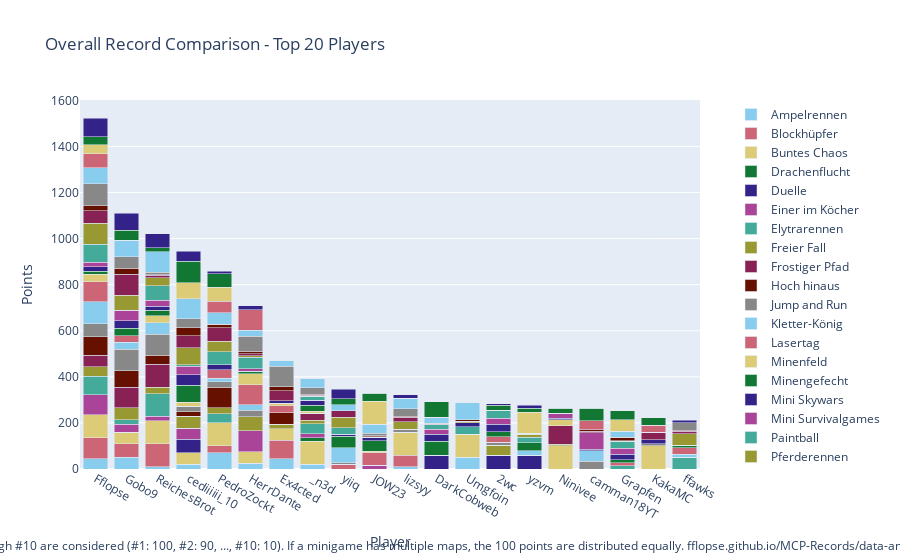

Notebook code cell kept with this figure:
### Code cell
import plotly.graph_objects as go

# Sum all columns to get the total score
outDf['Total'] = outDf.sum(axis=1)

# Sort by total score and fill N/A values with 0
outDf = outDf.sort_values(by='Total', ascending=False).fillna(0)

# Crop to top 10 players
cropDf = outDf.head(20).copy()

# Drop the 'Total' column for plotting
cropDf = cropDf.drop(columns=['Total'])

# Create a color palette
color_palette = px.colors.qualitative.Safe

# Create the stacked bar plot
fig = go.Figure()

for column in cropDf.columns.difference(['Player']):
    fig.add_trace(go.Bar(
        x=cropDf.index,
        y=cropDf[column],
        name=column,
        marker_color=color_palette[len(fig.data) % len(color_palette)]
    ))

# Update layout
fig.update_layout(
    barmode='stack',
    title='Overall Record Comparison - Top 20 Players',
    xaxis=dict(title='Player'),
    yaxis=dict(title='Points'),
    #height=800,
    #width=1000,
    legend=dict(
        x=1.05,
        y=0.5,
        traceorder='normal',
        font=dict(size=12),
        bgcolor='rgba(255, 255, 255, 0)',
        bordercolor='rgba(0, 0, 0, 0)'
    ),
    margin=dict(r=200),  # Adjust right margin to make room for the legend
    annotations=[
        dict(
            x=0.5,
            y=-0.235,
            xref='paper',
            yref='paper',
            text='Max 100 points per minigame. Records #1 through #10 are considered (#1: 100, #2: 90, ..., #10: 10). If a minigame has multiple maps, the 100 points are distributed equally. fflopse.github.io/MCP-Records/data-analysis/global-ranking.ipynb',
            showarrow=False,
            font=dict(size=12),
            xanchor='center'
        )
    ]
)

fig.show()

# save the plot as an html file

fig.write_html('out/overall_record_comparison.html')

### Figure 1 — Plotly figure (JSON) as saved in the notebook; plotly's stock layout.template omitted (floating-point values rounded to 4 significant figures)
{"data": [{"marker": {"color": "rgb(136, 204, 238)"}, "name": "Ampelrennen", "type": "bar", "x": ["Fflopse", "Gobo9", "ReichesBrot", "cediiiiii_10", "PedroZockt", "HerrDante", "Ex4cted", "_n3d", "yiiq", "JOW23", "lizsyy", "DarkCobweb", "Umgfoin", "2wc", "yzvm", "Ninivee", "camman18YT", "Grapfen", "KakaMC", "ffawks"], "y": [45, 50, 10, 20, 70, 25, 45, 20, 0, 0, 10, 0, 50, 0, 0, 0, 0, 0, 0, 0]}, {"marker": {"color": "rgb(204, 102, 119)"}, "name": "Blockhüpfer", "type": "bar", "x": ["Fflopse", "Gobo9", "ReichesBrot", "cediiiiii_10", "PedroZockt", "HerrDante", "Ex4cted", "_n3d", "yiiq", "JOW23", "lizsyy", "DarkCobweb", "Umgfoin", "2wc", "yzvm", "Ninivee", "camman18YT", "Grapfen", "KakaMC", "ffawks"], "y": [90, 60, 100, 0, 30, 0, 80, 0, 20, 0, 50, 0, 0, 0, 0, 0, 0, 0, 0, 0]}, {"marker": {"color": "rgb(221, 204, 119)"}, "name": "Buntes Chaos", "type": "bar", "x": ["Fflopse", "Gobo9", "ReichesBrot", "cediiiiii_10", "PedroZockt", "HerrDante", "Ex4cted", "_n3d", "yiiq", "JOW23", "lizsyy", "DarkCobweb", "Umgfoin", "2wc", "yzvm", "Ninivee", "camman18YT", "Grapfen", "KakaMC", "ffawks"], "y": [100, 50, 100, 50, 100, 50, 50, 100, 0, 0, 100, 0, 100, 0, 0, 100, 0, 0, 100, 0]}, {"marker": {"color": "rgb(17, 119, 51)"}, "name": "Drachenflucht", "type": "bar", "x": ["Fflopse", "Gobo9", "ReichesBrot", "cediiiiii_10", "PedroZockt", "HerrDante", "Ex4cted", "_n3d", "yiiq", "JOW23", "lizsyy", "DarkCobweb", "Umgfoin", "2wc", "yzvm", "Ninivee", "camman18YT", "Grapfen", "KakaMC", "ffawks"], "y": [0, 0, 0, 0, 0, 0, 0, 16, 0, 0, 0, 0, 0, 0, 0, 0, 0, 0, 0, 0]}, {"marker": {"color": "rgb(51, 34, 136)"}, "name": "Duelle", "type": "bar", "x": ["Fflopse", "Gobo9", "ReichesBrot", "cediiiiii_10", "PedroZockt", "HerrDante", "Ex4cted", "_n3d", "yiiq", "JOW23", "lizsyy", "DarkCobweb", "Umgfoin", "2wc", "yzvm", "Ninivee", "camman18YT", "Grapfen", "KakaMC", "ffawks"], "y": [0, 0, 0, 60, 0, 0, 0, 0, 0, 0, 0, 60, 0, 60, 60, 0, 0, 0, 0, 0]}, {"marker": {"color": "rgb(170, 68, 153)"}, "name": "Einer im Köcher", "type": "bar", "x": ["Fflopse", "Gobo9", "ReichesBrot", "cediiiiii_10", "PedroZockt", "HerrDante", "Ex4cted", "_n3d", "yiiq", "JOW23", "lizsyy", "DarkCobweb", "Umgfoin", "2wc", "yzvm", "Ninivee", "camman18YT", "Grapfen", "KakaMC", "ffawks"], "y": [86.67, 33.33, 20, 46.67, 0, 90, 0, 16.67, 0, 16.67, 0, 0, 0, 0, 0, 0, 0, 0, 0, 0]}, {"marker": {"color": "rgb(68, 170, 153)"}, "name": "Elytrarennen", "type": "bar", "x": ["Fflopse", "Gobo9", "ReichesBrot", "cediiiiii_10", "PedroZockt", "HerrDante", "Ex4cted", "_n3d", "yiiq", "JOW23", "lizsyy", "DarkCobweb", "Umgfoin", "2wc", "yzvm", "Ninivee", "camman18YT", "Grapfen", "KakaMC", "ffawks"], "y": [80, 20, 96.67, 0, 40, 0, 0, 43.33, 0, 0, 0, 0, 33.33, 0, 0, 0, 0, 13.33, 0, 50]}, {"marker": {"color": "rgb(153, 153, 51)"}, "name": "Freier Fall", "type": "bar", "x": ["Fflopse", "Gobo9", "ReichesBrot", "cediiiiii_10", "PedroZockt", "HerrDante", "Ex4cted", "_n3d", "yiiq", "JOW23", "lizsyy", "DarkCobweb", "Umgfoin", "2wc", "yzvm", "Ninivee", "camman18YT", "Grapfen", "KakaMC", "ffawks"], "y": [42.5, 52.5, 27.5, 52.5, 25, 62.5, 20, 15, 0, 0, 0, 0, 0, 42.5, 0, 7.5, 0, 0, 0, 0]}, {"marker": {"color": "rgb(136, 34, 85)"}, "name": "Frostiger Pfad", "type": "bar", "x": ["Fflopse", "Gobo9", "ReichesBrot", "cediiiiii_10", "PedroZockt", "HerrDante", "Ex4cted", "_n3d", "yiiq", "JOW23", "lizsyy", "DarkCobweb", "Umgfoin", "2wc", "yzvm", "Ninivee", "camman18YT", "Grapfen", "KakaMC", "ffawks"], "y": [50, 90, 100, 0, 0, 0, 0, 30, 0, 0, 0, 0, 0, 0, 0, 80, 0, 0, 0, 0]}, {"marker": {"color": "rgb(102, 17, 0)"}, "name": "Hoch hinaus", "type": "bar", "x": ["Fflopse", "Gobo9", "ReichesBrot", "cediiiiii_10", "PedroZockt", "HerrDante", "Ex4cted", "_n3d", "yiiq", "JOW23", "lizsyy", "DarkCobweb", "Umgfoin", "2wc", "yzvm", "Ninivee", "camman18YT", "Grapfen", "KakaMC", "ffawks"], "y": [80, 70, 40, 20, 90, 0, 50, 0, 0, 0, 0, 0, 0, 0, 0, 0, 0, 0, 0, 0]}, {"marker": {"color": "rgb(136, 136, 136)"}, "name": "Jump and Run", "type": "bar", "x": ["Fflopse", "Gobo9", "ReichesBrot", "cediiiiii_10", "PedroZockt", "HerrDante", "Ex4cted", "_n3d", "yiiq", "JOW23", "lizsyy", "DarkCobweb", "Umgfoin", "2wc", "yzvm", "Ninivee", "camman18YT", "Grapfen", "KakaMC", "ffawks"], "y": [56.67, 93.33, 90, 23.33, 23.33, 26.67, 0, 0, 6.667, 0, 13.33, 0, 0, 13.33, 0, 0, 33.33, 0, 10, 0]}, {"marker": {"color": "rgb(136, 204, 238)"}, "name": "Kletter-König", "type": "bar", "x": ["Fflopse", "Gobo9", "ReichesBrot", "cediiiiii_10", "PedroZockt", "HerrDante", "Ex4cted", "_n3d", "yiiq", "JOW23", "lizsyy", "DarkCobweb", "Umgfoin", "2wc", "yzvm", "Ninivee", "camman18YT", "Grapfen", "KakaMC", "ffawks"], "y": [95, 30, 50, 0, 15, 25, 0, 0, 65, 0, 0, 0, 0, 0, 20, 0, 45, 0, 0, 15]}, {"marker": {"color": "rgb(204, 102, 119)"}, "name": "Lasertag", "type": "bar", "x": ["Fflopse", "Gobo9", "ReichesBrot", "cediiiiii_10", "PedroZockt", "HerrDante", "Ex4cted", "_n3d", "yiiq", "JOW23", "lizsyy", "DarkCobweb", "Umgfoin", "2wc", "yzvm", "Ninivee", "camman18YT", "Grapfen", "KakaMC", "ffawks"], "y": [86.67, 30, 0, 0, 36.67, 86.67, 30, 0, 0, 53.33, 0, 0, 0, 23.33, 0, 0, 0, 13.33, 0, 26.67]}, {"marker": {"color": "rgb(221, 204, 119)"}, "name": "Minenfeld", "type": "bar", "x": ["Fflopse", "Gobo9", "ReichesBrot", "cediiiiii_10", "PedroZockt", "HerrDante", "Ex4cted", "_n3d", "yiiq", "JOW23", "lizsyy", "DarkCobweb", "Umgfoin", "2wc", "yzvm", "Ninivee", "camman18YT", "Grapfen", "KakaMC", "ffawks"], "y": [33.33, 0, 30, 16.67, 0, 46.67, 10, 10, 0, 6.667, 0, 0, 0, 0, 0, 26.67, 0, 0, 0, 0]}, {"marker": {"color": "rgb(17, 119, 51)"}, "name": "Minengefecht", "type": "bar", "x": ["Fflopse", "Gobo9", "ReichesBrot", "cediiiiii_10", "PedroZockt", "HerrDante", "Ex4cted", "_n3d", "yiiq", "JOW23", "lizsyy", "DarkCobweb", "Umgfoin", "2wc", "yzvm", "Ninivee", "camman18YT", "Grapfen", "KakaMC", "ffawks"], "y": [12.5, 32.5, 25, 75, 0, 12.5, 0, 25, 50, 45, 0, 60, 0, 22.5, 35, 0, 0, 12.5, 0, 12.5]}, {"marker": {"color": "rgb(51, 34, 136)"}, "name": "Mini Skywars", "type": "bar", "x": ["Fflopse", "Gobo9", "ReichesBrot", "cediiiiii_10", "PedroZockt", "HerrDante", "Ex4cted", "_n3d", "yiiq", "JOW23", "lizsyy", "DarkCobweb", "Umgfoin", "2wc", "yzvm", "Ninivee", "camman18YT", "Grapfen", "KakaMC", "ffawks"], "y": [20, 31.67, 16.67, 45, 23.33, 0, 11.67, 23.33, 8.333, 16.67, 0, 31.67, 16.67, 31.67, 0, 6.667, 6.667, 25, 16.67, 0]}, {"marker": {"color": "rgb(170, 68, 153)"}, "name": "Mini Survivalgames", "type": "bar", "x": ["Fflopse", "Gobo9", "ReichesBrot", "cediiiiii_10", "PedroZockt", "HerrDante", "Ex4cted", "_n3d", "yiiq", "JOW23", "lizsyy", "DarkCobweb", "Umgfoin", "2wc", "yzvm", "Ninivee", "camman18YT", "Grapfen", "KakaMC", "ffawks"], "y": [20, 46.67, 26.67, 36.67, 0, 10, 0, 0, 0, 0, 0, 20, 0, 26.67, 0, 20, 73.33, 26.67, 0, 0]}, {"marker": {"color": "rgb(68, 170, 153)"}, "name": "Paintball", "type": "bar", "x": ["Fflopse", "Gobo9", "ReichesBrot", "cediiiiii_10", "PedroZockt", "HerrDante", "Ex4cted", "_n3d", "yiiq", "JOW23", "lizsyy", "DarkCobweb", "Umgfoin", "2wc", "yzvm", "Ninivee", "camman18YT", "Grapfen", "KakaMC", "ffawks"], "y": [76.67, 0, 63.33, 6.667, 56.67, 50, 0, 16.67, 30, 0, 0, 20, 0, 33.33, 23.33, 0, 0, 30, 0, 0]}, {"marker": {"color": "rgb(153, 153, 51)"}, "name": "Pferderennen", "type": "bar", "x": ["Fflopse", "Gobo9", "ReichesBrot", "cediiiiii_10", "PedroZockt", "HerrDante", "Ex4cted", "_n3d", "yiiq", "JOW23", "lizsyy", "DarkCobweb", "Umgfoin", "2wc", "yzvm", "Ninivee", "camman18YT", "Grapfen", "KakaMC", "ffawks"], "y": [91.67, 63.33, 33.33, 73.33, 45, 6.667, 0, 0, 45, 0, 31.67, 0, 6.667, 0, 13.33, 0, 0, 0, 0, 48.33]}, {"marker": {"color": "rgb(136, 34, 85)"}, "name": "Replika", "type": "bar", "x": ["Fflopse", "Gobo9", "ReichesBrot", "cediiiiii_10", "PedroZockt", "HerrDante", "Ex4cted", "_n3d", "yiiq", "JOW23", "lizsyy", "DarkCobweb", "Umgfoin", "2wc", "yzvm", "Ninivee", "camman18YT", "Grapfen", "KakaMC", "ffawks"], "y": [53.98, 91.07, 11.07, 51.65, 57.86, 8.447, 43.3, 5.049, 28.93, 2.718, 18.83, 1.942, 0, 2.718, 0, 0, 5.146, 1.553, 32.82, 11.65]}, {"marker": {"color": "rgb(102, 17, 0)"}, "name": "Sammelwahn", "type": "bar", "x": ["Fflopse", "Gobo9", "ReichesBrot", "cediiiiii_10", "PedroZockt", "HerrDante", "Ex4cted", "_n3d", "yiiq", "JOW23", "lizsyy", "DarkCobweb", "Umgfoin", "2wc", "yzvm", "Ninivee", "camman18YT", "Grapfen", "KakaMC", "ffawks"], "y": [21, 27.75, 3.25, 35.75, 15.75, 10.5, 16.75, 4.5, 0, 3.5, 5.25, 5.75, 7, 0, 4.5, 2, 6, 16, 0, 3]}, {"marker": {"color": "rgb(136, 136, 136)"}, "name": "Schießstand", "type": "bar", "x": ["Fflopse", "Gobo9", "ReichesBrot", "cediiiiii_10", "PedroZockt", "HerrDante", "Ex4cted", "_n3d", "yiiq", "JOW23", "lizsyy", "DarkCobweb", "Umgfoin", "2wc", "yzvm", "Ninivee", "camman18YT", "Grapfen", "KakaMC", "ffawks"], "y": [96.67, 50, 10, 40, 0, 66.67, 90, 26.67, 0, 10, 33.33, 0, 0, 0, 0, 0, 0, 0, 0, 33.33]}, {"marker": {"color": "rgb(136, 204, 238)"}, "name": "Spleef", "type": "bar", "x": ["Fflopse", "Gobo9", "ReichesBrot", "cediiiiii_10", "PedroZockt", "HerrDante", "Ex4cted", "_n3d", "yiiq", "JOW23", "lizsyy", "DarkCobweb", "Umgfoin", "2wc", "yzvm", "Ninivee", "camman18YT", "Grapfen", "KakaMC", "ffawks"], "y": [70, 70, 90, 85, 50, 25, 25, 40, 25, 40, 45, 25, 75, 0, 0, 0, 0, 25, 0, 0]}, {"marker": {"color": "rgb(204, 102, 119)"}, "name": "Todeswürfel", "type": "bar", "x": ["Fflopse", "Gobo9", "ReichesBrot", "cediiiiii_10", "PedroZockt", "HerrDante", "Ex4cted", "_n3d", "yiiq", "JOW23", "lizsyy", "DarkCobweb", "Umgfoin", "2wc", "yzvm", "Ninivee", "camman18YT", "Grapfen", "KakaMC", "ffawks"], "y": [60, 0, 0, 0, 50, 90, 0, 0, 0, 0, 0, 0, 0, 0, 0, 0, 40, 0, 30, 0]}, {"marker": {"color": "rgb(221, 204, 119)"}, "name": "Waffenfolge", "type": "bar", "x": ["Fflopse", "Gobo9", "ReichesBrot", "cediiiiii_10", "PedroZockt", "HerrDante", "Ex4cted", "_n3d", "yiiq", "JOW23", "lizsyy", "DarkCobweb", "Umgfoin", "2wc", "yzvm", "Ninivee", "camman18YT", "Grapfen", "KakaMC", "ffawks"], "y": [40, 0, 0, 70, 60, 0, 0, 0, 0, 100, 0, 0, 0, 0, 90, 0, 0, 50, 0, 0]}, {"marker": {"color": "rgb(17, 119, 51)"}, "name": "Walls", "type": "bar", "x": ["Fflopse", "Gobo9", "ReichesBrot", "cediiiiii_10", "PedroZockt", "HerrDante", "Ex4cted", "_n3d", "yiiq", "JOW23", "lizsyy", "DarkCobweb", "Umgfoin", "2wc", "yzvm", "Ninivee", "camman18YT", "Grapfen", "KakaMC", "ffawks"], "y": [33.33, 43.33, 16.67, 93.33, 60, 0, 0, 0, 26.67, 33.33, 0, 66.67, 0, 20, 16.67, 20, 53.33, 40, 33.33, 0]}, {"marker": {"color": "rgb(51, 34, 136)"}, "name": "Wettrennen", "type": "bar", "x": ["Fflopse", "Gobo9", "ReichesBrot", "cediiiiii_10", "PedroZockt", "HerrDante", "Ex4cted", "_n3d", "yiiq", "JOW23", "lizsyy", "DarkCobweb", "Umgfoin", "2wc", "yzvm", "Ninivee", "camman18YT", "Grapfen", "KakaMC", "ffawks"], "y": [80, 74, 60, 44, 10, 16, 0, 0, 40, 0, 14, 0, 0, 8, 14, 0, 0, 0, 0, 12]}], "layout": {"annotations": [{"font": {"size": 12}, "showarrow": false, "text": "Max 100 points per minigame. Records #1 through #10 are considered (#1: 100, #2: 90, ..., #10: 10). If a minigame has multiple maps, the 100 points are distributed equally. fflopse.github.io/MCP-Records/data-analysis/global-ranking.ipynb", "x": 0.5, "xanchor": "center", "xref": "paper", "y": -0.235, "yref": "paper"}], "barmode": "stack", "legend": {"bgcolor": "rgba(255, 255, 255, 0)", "bordercolor": "rgba(0, 0, 0, 0)", "font": {"size": 12}, "traceorder": "normal", "x": 1.05, "y": 0.5}, "margin": {"r": 200}, "title": {"text": "Overall Record Comparison - Top 20 Players"}, "xaxis": {"title": {"text": "Player"}}, "yaxis": {"title": {"text": "Points"}}}}
